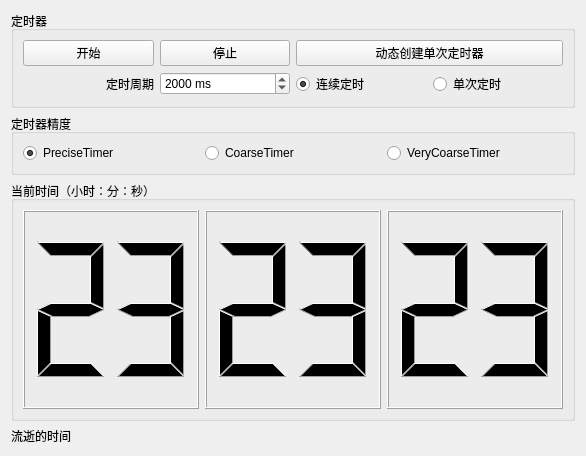
<?xml version="1.0" encoding="UTF-8"?>
<ui version="4.0">
 <class>QtTimerr</class>
 <widget class="QWidget" name="QtTimerr">
  <property name="geometry">
   <rect>
    <x>0</x>
    <y>0</y>
    <width>586</width>
    <height>456</height>
   </rect>
  </property>
  <property name="windowTitle">
   <string>QtTimerr</string>
  </property>
  <layout class="QVBoxLayout" name="verticalLayout">
   <item>
    <widget class="QGroupBox" name="groupBox">
     <property name="title">
      <string>定时器</string>
     </property>
     <layout class="QGridLayout" name="gridLayout">
      <item row="0" column="0">
       <widget class="QPushButton" name="btnStart">
        <property name="text">
         <string>开始</string>
        </property>
       </widget>
      </item>
      <item row="0" column="1">
       <widget class="QPushButton" name="btnStop">
        <property name="text">
         <string>停止</string>
        </property>
       </widget>
      </item>
      <item row="0" column="2" colspan="2">
       <widget class="QPushButton" name="btnDymc">
        <property name="text">
         <string>动态创建单次定时器</string>
        </property>
       </widget>
      </item>
      <item row="1" column="0" alignment="Qt::AlignRight">
       <widget class="QLabel" name="label">
        <property name="text">
         <string>定时周期</string>
        </property>
       </widget>
      </item>
      <item row="1" column="1">
       <widget class="QSpinBox" name="spinIntv">
        <property name="suffix">
         <string> ms</string>
        </property>
        <property name="minimum">
         <number>0</number>
        </property>
        <property name="maximum">
         <number>99999</number>
        </property>
        <property name="singleStep">
         <number>1</number>
        </property>
        <property name="value">
         <number>2000</number>
        </property>
       </widget>
      </item>
      <item row="1" column="2">
       <widget class="QRadioButton" name="radioContinue">
        <property name="text">
         <string>连续定时</string>
        </property>
        <property name="checked">
         <bool>true</bool>
        </property>
       </widget>
      </item>
      <item row="1" column="3">
       <widget class="QRadioButton" name="radioOneShot">
        <property name="text">
         <string>单次定时</string>
        </property>
       </widget>
      </item>
     </layout>
    </widget>
   </item>
   <item>
    <widget class="QGroupBox" name="groupBox_2">
     <property name="title">
      <string>定时器精度</string>
     </property>
     <layout class="QHBoxLayout" name="horizontalLayout">
      <item>
       <widget class="QRadioButton" name="radioPrecise">
        <property name="text">
         <string>PreciseTimer</string>
        </property>
        <property name="checked">
         <bool>true</bool>
        </property>
       </widget>
      </item>
      <item>
       <widget class="QRadioButton" name="radioCoarse">
        <property name="text">
         <string>CoarseTimer</string>
        </property>
       </widget>
      </item>
      <item>
       <widget class="QRadioButton" name="radioVeryCoarse">
        <property name="text">
         <string>VeryCoarseTimer</string>
        </property>
       </widget>
      </item>
     </layout>
    </widget>
   </item>
   <item>
    <widget class="QGroupBox" name="groupBox_3">
     <property name="sizePolicy">
      <sizepolicy hsizetype="Preferred" vsizetype="Expanding">
       <horstretch>0</horstretch>
       <verstretch>0</verstretch>
      </sizepolicy>
     </property>
     <property name="title">
      <string>当前时间（小时：分：秒）</string>
     </property>
     <layout class="QHBoxLayout" name="horizontalLayout_2">
      <item>
       <widget class="QLCDNumber" name="lcdHour">
        <property name="digitCount">
         <number>2</number>
        </property>
        <property name="intValue" stdset="0">
         <number>23</number>
        </property>
       </widget>
      </item>
      <item>
       <widget class="QLCDNumber" name="lcdMin">
        <property name="digitCount">
         <number>2</number>
        </property>
        <property name="intValue" stdset="0">
         <number>23</number>
        </property>
       </widget>
      </item>
      <item>
       <widget class="QLCDNumber" name="lcdSec">
        <property name="digitCount">
         <number>2</number>
        </property>
        <property name="intValue" stdset="0">
         <number>23</number>
        </property>
       </widget>
      </item>
     </layout>
    </widget>
   </item>
   <item>
    <widget class="QLabel" name="labFlow">
     <property name="text">
      <string>流逝的时间</string>
     </property>
    </widget>
   </item>
  </layout>
 </widget>
 <resources/>
 <connections/>
</ui>
